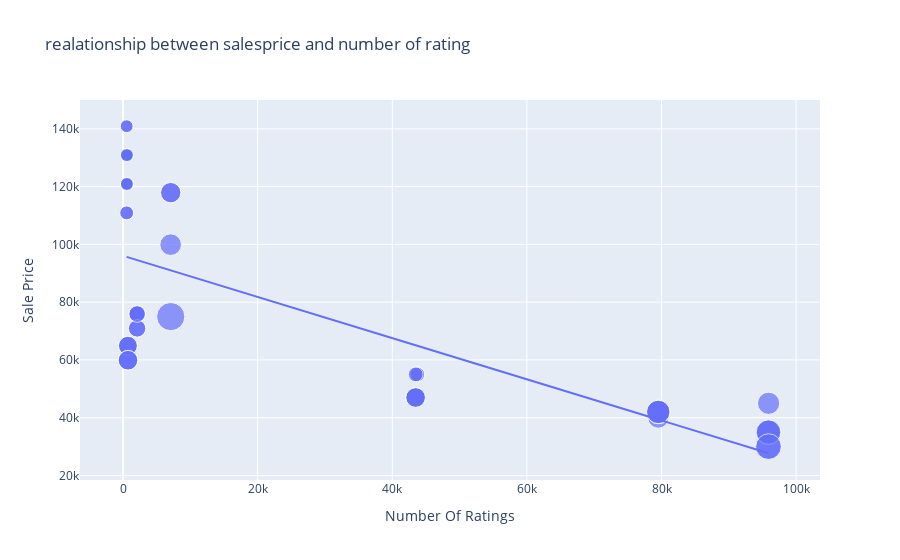

The notebook cell this image was saved under:
### Code cell
figure=px.scatter(data_frame=data,x="Number Of Ratings",y="Sale Price",size="Discount Percentage",trendline="ols",title="realationship between salesprice and number of rating")
figure.show()
